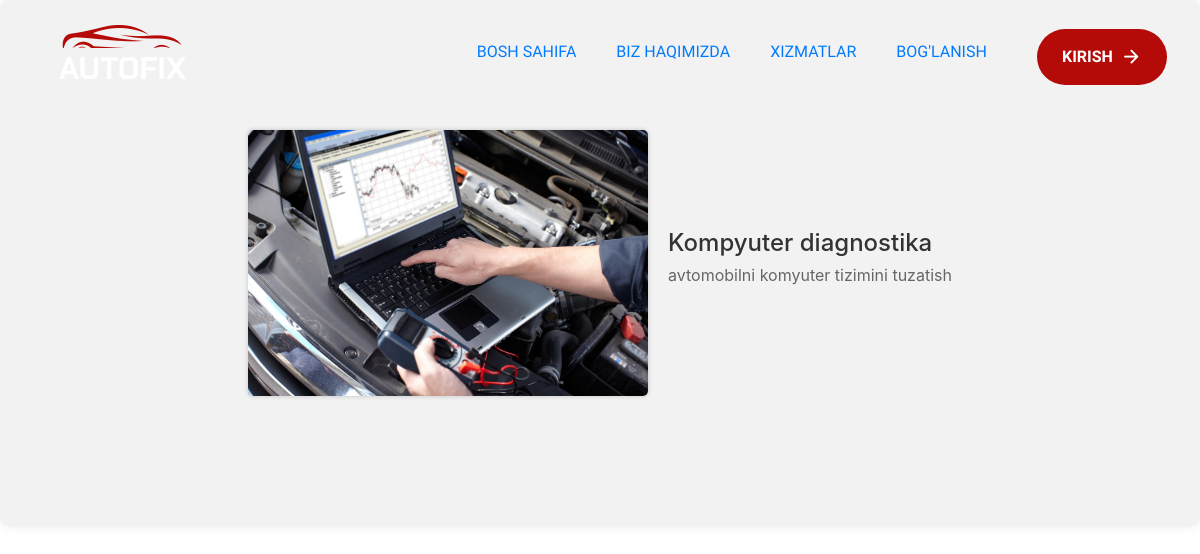
/pgapp/xizdetail/1/, run on the app's committed database.
### pgapp/models.py (models this page shows, shortened)
class Yonalishlar(models.Model):
    nomi=models.CharField(max_length=200)
    xizmatlar=models.CharField(max_length=200)
    picture=models.ImageField(default='def.jpg')

### pgapp/views.py (the view)
# urls.py: path('xizdetail/<a>/',XizDetailView.as_view(),name='xizdetail')
class XizDetailView(View):
    def get(self,request,a):
        xizmat=Yonalishlar.objects.get(id=a)
        return render(request,"hizdetail.html",{"xizmat":xizmat})

### pgapp/templates/hizdetail.html (shortened to what this page needs)
{% extends 'base.html' %}
{% load static %}
{% block content %}
<link rel="stylesheet" href="{% static 'mijoz/style.css' %}">
    <link rel="stylesheet" href="{% static 'mijoz/contact.css' %}">
    <div class="xizmat-container kalla_ogriq col">
        <div class="xizmat-image">
            <img src="{{ xizmat.picture.url }}" alt="{{ xizmat.nomi }}" class="xizmat-image">
        </div>
        <div class="xizmat-details">
            <h2 class="xizmat-title">{{ xizmat.nomi }}</h2>
            <p class="xizmat-description">{{ xizmat.xizmatlar }}</p>
        </div>
    </div>
{% endblock content %}

### pgapp/static/mijoz/style.css (style rules this page uses)
:root { --international-orange-engineering: hsl(1, 91%, 37%); --cadet-blue-creyola: hsl(222, 14%, 69%); --oxford-blue-1: hsl(222, 47%, 15%); --oxford-blue-2: hsl(222, 44%, 14%); --oxford-blue-3: hsl(222, 50%, 11%); --sonic-silver: hsl(0, 0%, 44%); --space-cadet: hsl(222, 44%, 18%); --pastel-pink: hsl(1, 53%, 75%); --eerie-black: hsl(0, 0%, 15%); --light-gray: hsl(0, 0%, 80%); --white: hsl(0, 0%, 100%); --ff-chakra-petch: 'Chakra Petch', sans-serif; --ff-mulish: 'Mulish', sans-serif; --fs-1: 3.5rem; --fs-2: 3rem; --fs-3: 2.4rem; --fs-4: 1.8rem; --fs-5: 1.4rem; --fs-6: 1.2rem; --fw-400: 400; --fw-600: 600; --fw-700: 700; --section-padding: 60px; --shadow: 0px 0px 100px 0px hsl(216, 9%, 90%); --radius-pill: 100px; --radius-circle: 50%; --transition: 0.25s ease; --cubic-out: cubic-bezier(0.05, 0.83, 0.52, 0.97); }
*, *::before, *::after { margin: 0; padding: 0; box-sizing: border-box; }
a, img, span, button { display: block; }
img { height: auto; }
html { font-family: var(--ff-mulish); font-size: 10px; scroll-behavior: smooth; }
body { background-color: var(--white); color: var(--sonic-silver); font-size: 1.6rem; line-height: 1.5; }
@media (min-width: 575px) { :root { --fs-2: 4rem; --fs-3: 2.8rem; --fs-4: 2rem; } }
@media (min-width: 768px) { :root { --fs-1: 4rem; --fs-2: 5rem; --fs-3: 3.4rem; } }
@media (min-width: 992px) { :root { --fs-2: 4.4rem; --fs-3: 3.8rem; --fs-4: 2.2rem; --section-padding: 100px; } }
@media (min-width: 1200px) { :root { --fs-2: 5rem; --fs-3: 4.6rem; } }

### pgapp/static/mijoz/contact.css (style rules this page uses)
.kalla_ogriq { padding-top:150px }
.xizmat-container { display: flex; justify-content: center; align-items: center; background-color: #f2f2f2; padding: 130px; border-radius: 10px; box-shadow: 0px 0px 10px rgba(0, 0, 0, 0.1); }
.xizmat-image img { width: 100%; max-width: 400px; height: auto; border-radius: 5px; box-shadow: 0px 0px 5px rgba(0, 0, 0, 0.2); }
.xizmat-details { margin-left: 20px; }
.xizmat-title { font-size: 24px; color: #333; }
.xizmat-description { font-size: 16px; color: #666; }

### data on the page
Yonalishlar: picture (picture), nomi "Kompyuter diagnostika", xizmatlar "avtomobilni komyuter tizimini tuzatish"
